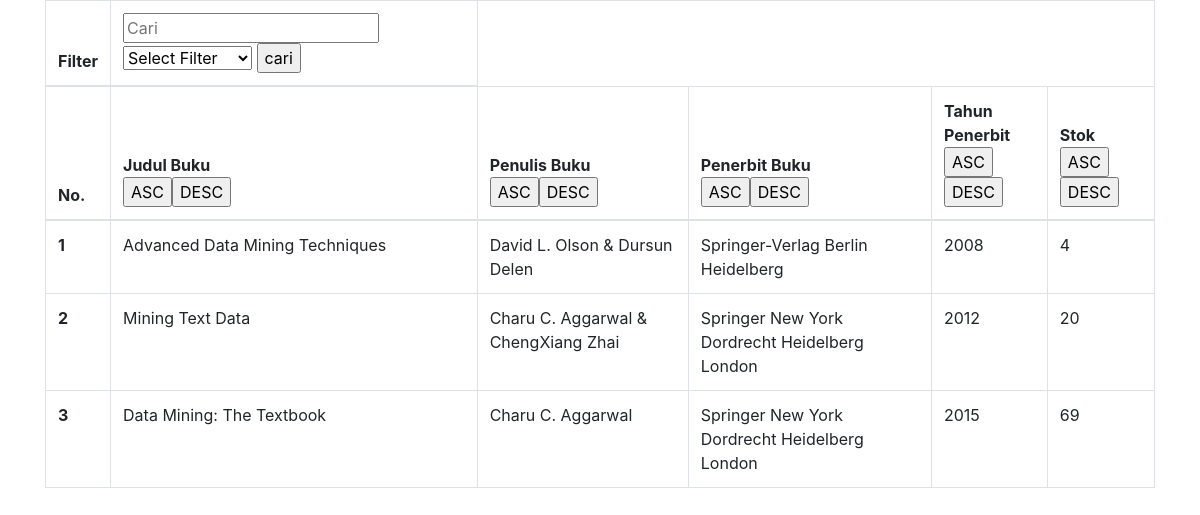
The page / on the database its author committed.
### tables this page shows
CREATE TABLE `buku` (
  `id` int(11) NOT NULL,
  `judul_buku` varchar(100) NOT NULL,
  `penulis_buku` varchar(100) NOT NULL,
  `penerbit_buku` varchar(100) NOT NULL,
  `tahun_terbit` char(4) NOT NULL,
  `stok` int(11) NOT NULL
);

### Perpustakaan.php (called while the page is built, shortened)
<?php
    class Perpustakaan{
        private $mysqli;
        public function __construct($conn)
        {
            $this->mysqli = $conn;
        }
        public function tampil($id=null){
            $db = $this->mysqli->conn;
            $sql = "SELECT * FROM buku ";
            $query = $db->query($sql) or die($db->error);
            return $query;
        }
    }
?>

### index.php (the view, shortened to what this page needs)
<?php
    require_once('config/koneksi.php');
    require_once('Perpustakaan.php');
    $connection = new Database($host,$user,$pass,$database);
    $perpus = new Perpustakaan($connection);
?>
<!doctype html>
<html lang="en">
  <head>
    <link rel="stylesheet" href="https://stackpath.bootstrapcdn.com/bootstrap/4.4.1/css/bootstrap.min.css">
  </head>
  <body>
    <div class="container">
    <table class="table table-bordered">
  <thead>
  <form action="" method="POST">
  <tr>
    <th>Filter</th>
    <td>
        <input type="text " name="q" placeholder="Cari">
        <select name="column" >
            <option value="">Select Filter</option>
        </select>
        <input type="submit" name="submit" id="" value="cari">
    </td>
    </tr>
    <tr>
      <th scope="col">No.</th>
      <th scope="col">Judul Buku <br><input type="submit" value="ASC" name="judul_buku"><input type="submit" value="DESC" name="judul_buku"></th>
      <th scope="col">Penulis Buku <br><input type="submit" value="ASC" name="penulis_buku"><input type="submit" value="DESC" name="penulis_buku"></th>
      <th scope="col">Penerbit Buku<br><input type="submit" value="ASC" name="penerbit_buku"><input type="submit" value="DESC" name="penerbit_buku"></th>
      <th scope="col">Tahun Penerbit<br><input type="submit" value="ASC" name="tahun_terbit"><input type="submit" value="DESC" name="tahun_terbit"></th>
      <th scope="col">Stok<br><input type="submit" value="ASC" name="stok"><input type="submit" value="DESC" name="stok"></th>
    </tr>
    </form>
  </thead>
  <tbody>
  <?php
    $no = 1;
    $sort = "";
    if(empty($sort)){
         $tampil = $perpus->tampil();
    }
    while($data = $tampil->fetch_object()){
  ?>
    <tr>
      <th scope="row"><?php echo $no++ ?></th>
      <td><?php echo $data->judul_buku; ?></td>
      <td><?php echo $data->penulis_buku; ?></td>
      <td><?php echo $data->penerbit_buku; ?></td>
      <td><?php echo $data->tahun_terbit; ?></td>
      <td><?php echo $data->stok; ?></td>
    </tr>
    <?php } ?>
  </tbody>
</table>
    </div>
  </body>
</html>

### rows shown on the page
buku: judul_buku "Advanced Data Mining Techniques", penulis_buku "David L. Olson & Dursun Delen", penerbit_buku "Springer-Verlag Berlin Heidelberg", tahun_terbit "2008", stok "4"
buku: judul_buku "Mining Text Data", penulis_buku "Charu C. Aggarwal & ChengXiang Zhai", penerbit_buku "Springer New York Dordrecht Heidelberg London", tahun_terbit "2012", stok "20"
buku: judul_buku "Data Mining: The Textbook", penulis_buku "Charu C. Aggarwal", penerbit_buku "Springer New York Dordrecht Heidelberg London", tahun_terbit "2015", stok "69"
